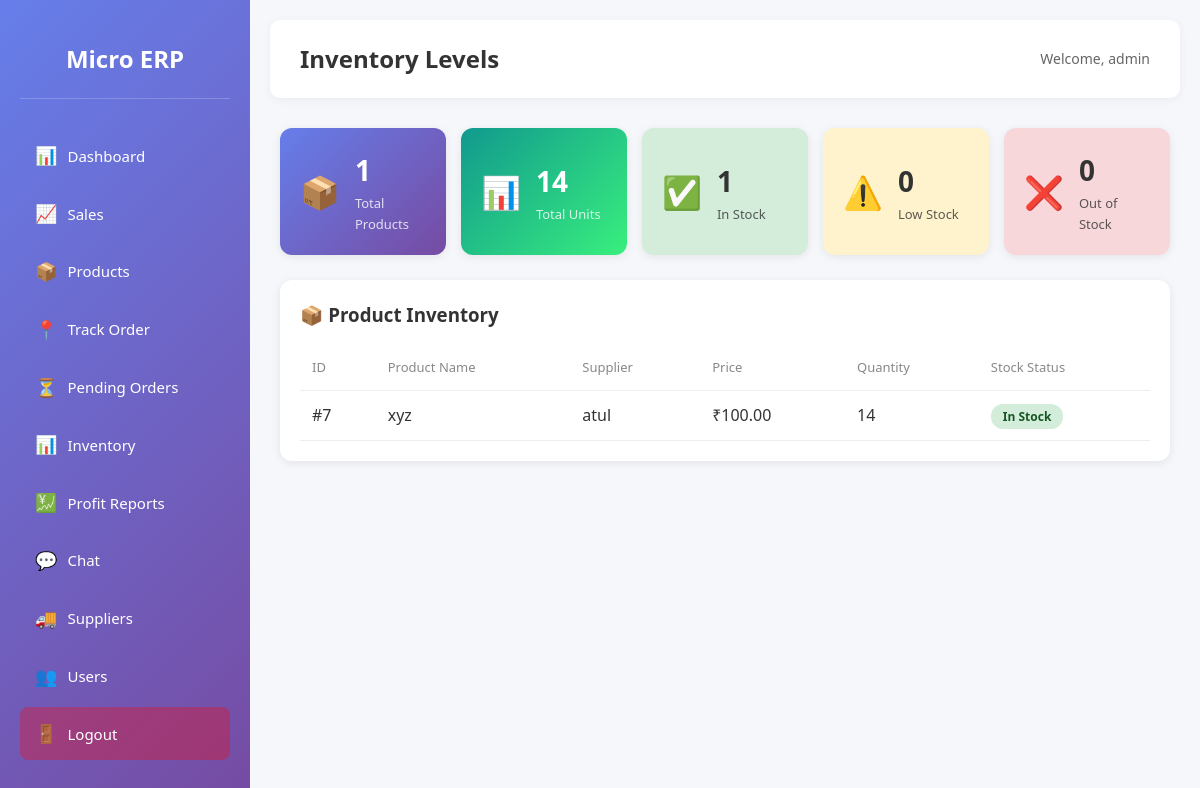
Before: /inventory (signed in) with the older database file.
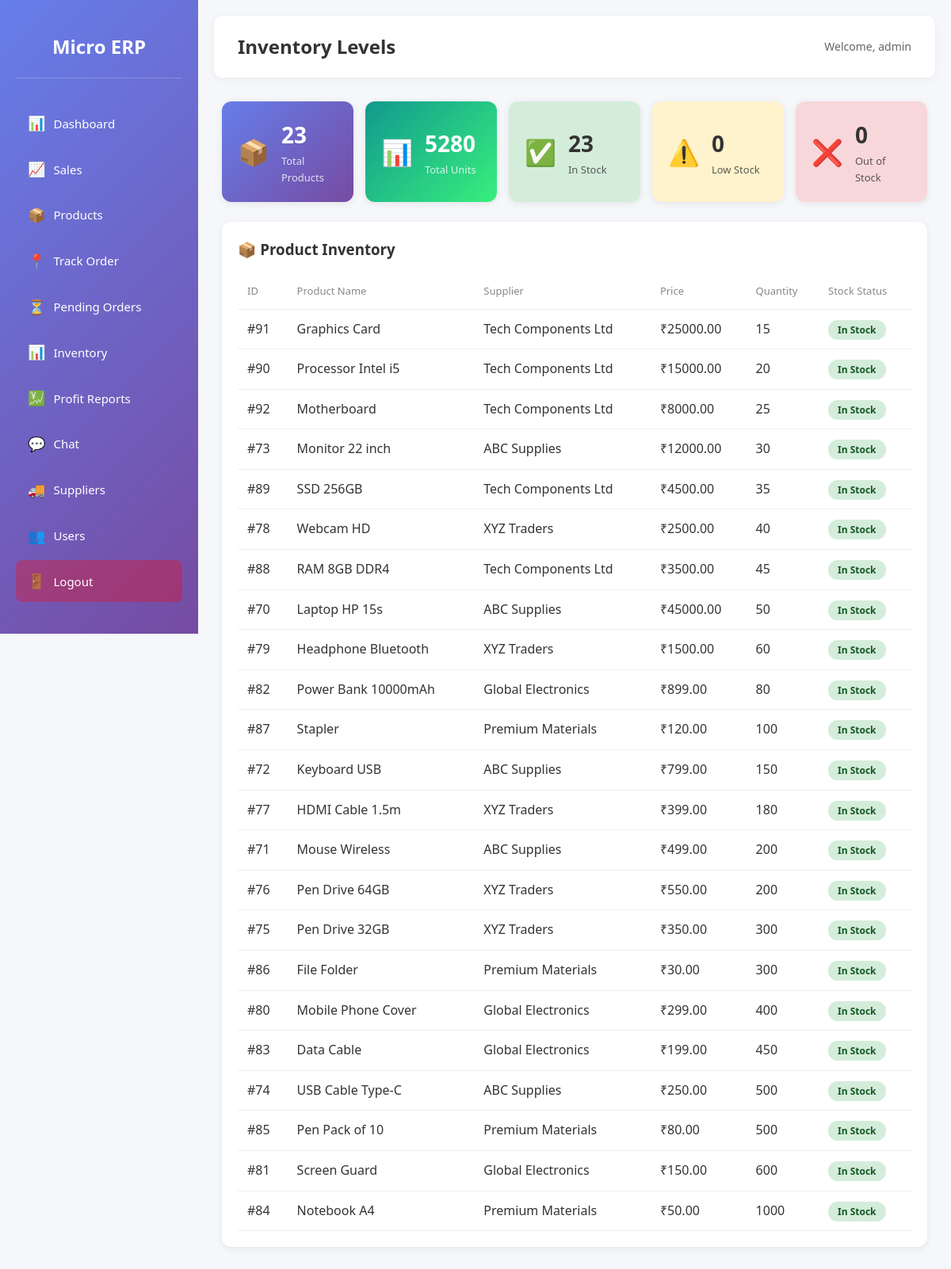
After: the same page with the newer database file.
### tables this page shows
CREATE TABLE products (
    id INTEGER PRIMARY KEY AUTOINCREMENT,
    name TEXT NOT NULL,
    quantity INTEGER DEFAULT 0,
    price REAL DEFAULT 0,
    supplier_id INTEGER,
    FOREIGN KEY (supplier_id) REFERENCES suppliers (id)
);

CREATE TABLE suppliers (
    id INTEGER PRIMARY KEY AUTOINCREMENT,
    name TEXT NOT NULL,
    contact TEXT,
    email TEXT,
    phone TEXT,
    user_id INTEGER,
    FOREIGN KEY (user_id) REFERENCES users (id)
);

### app.py (the view)
@app.route('/inventory')
@login_required
def inventory():
    conn = get_db_connection()
    products_list = conn.execute('''
        SELECT p.*, s.name as supplier_name,
        CASE WHEN p.quantity = 0 THEN 'Out of Stock' WHEN p.quantity < 10 THEN 'Low Stock' ELSE 'In Stock' END as stock_status
        FROM products p LEFT JOIN suppliers s ON p.supplier_id = s.id ORDER BY p.quantity ASC
    ''').fetchall()
    stock_summary = {
        'total_products': conn.execute('SELECT COUNT(*) as count FROM products').fetchone()['count'],
        'total_stock': conn.execute('SELECT COALESCE(SUM(quantity), 0) as total FROM products').fetchone()['total'],
        'out_of_stock': conn.execute('SELECT COUNT(*) as count FROM products WHERE quantity = 0').fetchone()['count'],
        'low_stock': conn.execute('SELECT COUNT(*) as count FROM products WHERE quantity > 0 AND quantity < 10').fetchone()['count'],
        'in_stock': conn.execute('SELECT COUNT(*) as count FROM products WHERE quantity >= 10').fetchone()['count']
    }
    conn.close()
    return render_template('inventory.html', products=products_list, stock_summary=stock_summary)

### app.py (called while the page is built)
def get_db_connection():
    conn = sqlite3.connect(DB_PATH)
    conn.row_factory = sqlite3.Row
    return conn

def login_required(f):
    @wraps(f)
    def decorated_function(*args, **kwargs):
        if 'user_id' not in session:
            flash('Please log in first.', 'error')
            return redirect(url_for('login'))
        return f(*args, **kwargs)
    return decorated_function

### templates/inventory.html (shortened to what this page needs)
{% extends "base.html" %}
{% block header %}Inventory Levels{% endblock %}
{% block content %}
<div class="inventory-page">
    <div class="stock-summary">
        <div class="summary-card total">
            <span class="summary-icon">📦</span>
            <div class="summary-info">
                <span class="summary-value">{{ stock_summary.total_products }}</span>
                <span class="summary-label">Total Products</span>
            </div>
        </div>
        <div class="summary-card stock">
            <span class="summary-icon">📊</span>
            <div class="summary-info">
                <span class="summary-value">{{ stock_summary.total_stock }}</span>
                <span class="summary-label">Total Units</span>
            </div>
        </div>
        <div class="summary-card in-stock">
            <span class="summary-icon">✅</span>
            <div class="summary-info">
                <span class="summary-value">{{ stock_summary.in_stock }}</span>
                <span class="summary-label">In Stock</span>
            </div>
        </div>
        <div class="summary-card low-stock">
            <span class="summary-icon">⚠️</span>
            <div class="summary-info">
                <span class="summary-value">{{ stock_summary.low_stock }}</span>
                <span class="summary-label">Low Stock</span>
            </div>
        </div>
        <div class="summary-card out-of-stock">
            <span class="summary-icon">❌</span>
            <div class="summary-info">
                <span class="summary-value">{{ stock_summary.out_of_stock }}</span>
                <span class="summary-label">Out of Stock</span>
            </div>
        </div>
    </div>
    <div class="products-section">
        <h3>📦 Product Inventory</h3>
        <table class="inventory-table">
            <thead>
                <tr>
                    <th>ID</th>
                    <th>Product Name</th>
                    <th>Supplier</th>
                    <th>Price</th>
                    <th>Quantity</th>
                    <th>Stock Status</th>
                </tr>
            </thead>
            <tbody>
                {% for p in products %}
                <tr class="stock-{{ p.stock_status|lower|replace(' ', '-') }}">
                    <td>#{{ p.id }}</td>
                    <td>{{ p.name }}</td>
                    <td>{{ p.supplier_name or 'N/A' }}</td>
                    <td>₹{{ "%.2f"|format(p.price) }}</td>
                    <td>{{ p.quantity }}</td>
                    <td>
                        <span class="stock-badge {{ p.stock_status|lower|replace(' ', '-') }}">
                            {{ p.stock_status }}
                        </span>
                    </td>
                </tr>
                {% endfor %}
            </tbody>
        </table>
    </div>
</div>
{% endblock %}

Changed rows visible on the page:
removed products: id "7", name "xyz", name "atul", price "100.00", quantity "14", stock_status "In Stock"
added products: id "91", name "Graphics Card", name "Tech Components Ltd", price "25000.00", quantity "15", stock_status "In Stock"
added products: id "90", name "Processor Intel i5", name "Tech Components Ltd", price "15000.00", quantity "20", stock_status "In Stock"
added products: id "92", name "Motherboard", name "Tech Components Ltd", price "8000.00", quantity "25", stock_status "In Stock"
added products: id "73", name "Monitor 22 inch", name "ABC Supplies", price "12000.00", quantity "30", stock_status "In Stock"
added products: id "89", name "SSD 256GB", name "Tech Components Ltd", price "4500.00", quantity "35", stock_status "In Stock"
added products: id "78", name "Webcam HD", name "XYZ Traders", price "2500.00", quantity "40", stock_status "In Stock"
added products: id "88", name "RAM 8GB DDR4", name "Tech Components Ltd", price "3500.00", quantity "45", stock_status "In Stock"
added products: id "70", name "Laptop HP 15s", name "ABC Supplies", price "45000.00", quantity "50", stock_status "In Stock"
added products: id "79", name "Headphone Bluetooth", name "XYZ Traders", price "1500.00", quantity "60", stock_status "In Stock"
added products: id "82", name "Power Bank 10000mAh", name "Global Electronics", price "899.00", quantity "80", stock_status "In Stock"
added products: id "87", name "Stapler", name "Premium Materials", price "120.00", quantity "100", stock_status "In Stock"
added products: id "72", name "Keyboard USB", name "ABC Supplies", price "799.00", quantity "150", stock_status "In Stock"
added products: id "77", name "HDMI Cable 1.5m", name "XYZ Traders", price "399.00", quantity "180", stock_status "In Stock"
added products: id "71", name "Mouse Wireless", name "ABC Supplies", price "499.00", quantity "200", stock_status "In Stock"
added products: id "76", name "Pen Drive 64GB", name "XYZ Traders", price "550.00", quantity "200", stock_status "In Stock"
added products: id "75", name "Pen Drive 32GB", name "XYZ Traders", price "350.00", quantity "300", stock_status "In Stock"
added products: id "86", name "File Folder", name "Premium Materials", price "30.00", quantity "300", stock_status "In Stock"
added products: id "80", name "Mobile Phone Cover", name "Global Electronics", price "299.00", quantity "400", stock_status "In Stock"
added products: id "83", name "Data Cable", name "Global Electronics", price "199.00", quantity "450", stock_status "In Stock"
added products: id "74", name "USB Cable Type-C", name "ABC Supplies", price "250.00", quantity "500", stock_status "In Stock"
added products: id "85", name "Pen Pack of 10", name "Premium Materials", price "80.00", quantity "500", stock_status "In Stock"
added products: id "81", name "Screen Guard", name "Global Electronics", price "150.00", quantity "600", stock_status "In Stock"
added products: id "84", name "Notebook A4", name "Premium Materials", price "50.00", quantity "1000", stock_status "In Stock"
Other visible differences:
{{ stock_summary.total_products }}: "1" → "23"
{{ stock_summary.total_stock }}: "14" → "5280"
{{ stock_summary.in_stock }}: "1" → "23"
